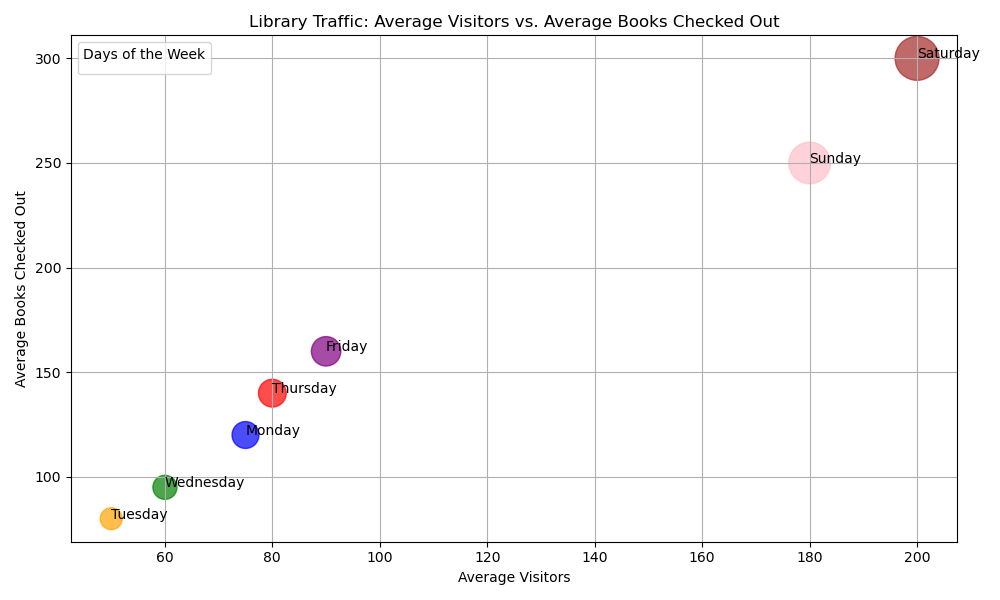

Python code for this plot:

import matplotlib.pyplot as plt

# Data
data = [
    {'Day of the Week': 'Monday', 'Average Visitors': 75, 'Average Books Checked Out': 120},
    {'Day of the Week': 'Tuesday', 'Average Visitors': 50, 'Average Books Checked Out': 80},
    {'Day of the Week': 'Wednesday', 'Average Visitors': 60, 'Average Books Checked Out': 95},
    {'Day of the Week': 'Thursday', 'Average Visitors': 80, 'Average Books Checked Out': 140},
    {'Day of the Week': 'Friday', 'Average Visitors': 90, 'Average Books Checked Out': 160},
    {'Day of the Week': 'Saturday', 'Average Visitors': 200, 'Average Books Checked Out': 300},
    {'Day of the Week': 'Sunday', 'Average Visitors': 180, 'Average Books Checked Out': 250}
]

# Extracting information for plotting
days_of_week = [entry['Day of the Week'] for entry in data]
visitors = [entry['Average Visitors'] for entry in data]
books_checked_out = [entry['Average Books Checked Out'] for entry in data]

# Size based on visitors (scaled to be more visually appealing)
sizes = [v * 5 for v in visitors]

# Colors (unique for each day of the week)
colors = ['blue', 'orange', 'green', 'red', 'purple', 'brown', 'pink']

# Creating scatterplot
plt.figure(figsize=(10, 6))
scatter = plt.scatter(visitors, books_checked_out, s=sizes, c=colors, alpha=0.7)

# Annotating each point with the day of the week
for i, txt in enumerate(days_of_week):
    plt.annotate(txt, (visitors[i], books_checked_out[i]))

# Adding chart details
plt.title('Library Traffic: Average Visitors vs. Average Books Checked Out')
plt.xlabel('Average Visitors')
plt.ylabel('Average Books Checked Out')

# Setting the legend to show the days of the week
legend_labels = days_of_week
legend_scatter = plt.scatter(visitors, books_checked_out, s=0)  # Dummy scatter for legend
plt.legend(handles=legend_scatter.legend_elements()[0], labels=legend_labels, title="Days of the Week")

# Displaying the scatterplot
plt.grid(True)
plt.tight_layout()
plt.show()
